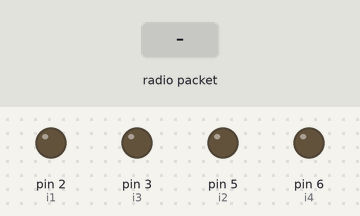
The sketch below on a simulated Arduino Uno, built with avr-gcc and run on an emulated ATmega328P. Parts: output pins drawn as LEDs (lit = HIGH). Inputs (shaded band) come from the test bench. No radio packets arrive unless stated.

Above: at 1.2 s.
1.3 s: radio packet "1" arrives
At 1.9 s:
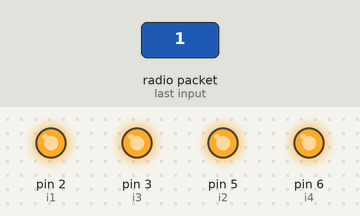
Timing chart, 0 to 4.3 s (numbered marks = the images above; inputs shaded):
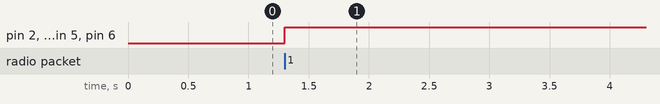

The sketch:

MultipleRSTest.ino
```cpp
/*
一個ずつのサッカーゲーム。それぞれ読む所が違うからまた直します。
*/
#include <VirtualWire.h>

int i1 = 2, i2 = 5, i3 = 3, i4 = 6;
int trans = 12;
int key = 3;                               //どのジョイスティックの値を読むか判断する。(値は0～５)
char v;                               //上下、左右の値を読む。
char check;                                //こいつを見て、モーターを動かす。

void motor(int a, int b, int c, int d){
  digitalWrite(i1, a);
  digitalWrite(i2, b);
  digitalWrite(i3, c);
  digitalWrite(i4, d);
}

void setup()
{
    vw_set_rx_pin(trans);
    vw_setup(4000);
    vw_rx_start();
    pinMode(i1, OUTPUT);                   //ここら辺効率悪いな…まいっかw
    pinMode(i2, OUTPUT);
    pinMode(i3, OUTPUT);
    pinMode(i4, OUTPUT);
    //Serial.begin(9600);
}

void loop()
{
    uint8_t buf[VW_MAX_MESSAGE_LEN];
    uint8_t buflen = VW_MAX_MESSAGE_LEN;
    if (vw_get_message(buf, &buflen))      //信号が入ってきたら…
    {
      v = buf[0 + key];
      //Serial.println(v);
      //check = v=='1'?'1':(ud<1?2:(lr>1?3:4)); //もし上下信号があればそれを優先、もしなければ左右の信号を見る。

        if(v=='1')motor(1, 1, 0, 0);
        else if(v=='2')motor(0, 0, 1, 1);
        else if(v=='3')motor(1, 0, 0, 1);
        else if(v=='4')motor(0, 1, 1, 0);
        else motor(1, 1, 1, 1);

      /*
      switch(v){
        case '1':
        motor(1, 1, 0, 0);
        break;
        case '2':
        motor(0, 0, 1, 1);
        break;
        case '3':
        motor(1, 0, 0, 1);
        break;
        case '4':
        motor(0, 1, 1, 0);
        break;
        default:
        motor(0, 0, 0, 0);
        break;
    }
    */
  }
}
```

Measured:
- after the input at 1.3 s, pin 2 (i1), pin 3 (i3), pin 5 (i2), pin 6 (i4): LOW → HIGH at once
